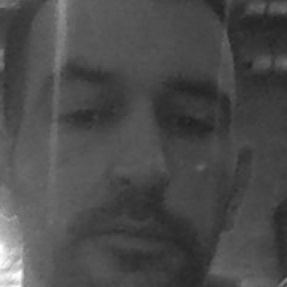
#> input picture dataset/User.1.17.jpg, 287 x 287 px, given in place of the camera
$ python Example.py
#> lines starting #> are read from the running program, lines starting #| are printed output that depends on the picture
#> the answer given: 3
#> the answer given: 3
### easyfid_master.py
import cv2
import numpy as np
from PIL import Image
import os

class FaceRecognizer:
    def __init__(self):
        self.camera_width = 1920
        self.camera_height = 1080
        self.dataset_path = 'dataset'
        self.trainer_path = 'trainer/trainer.yml'
        self.cascade_path = 'haarcascade_frontalface_default.xml'
        self.face_detector = cv2.CascadeClassifier(self.cascade_path)
        self.recognizer = cv2.face.LBPHFaceRecognizer_create()
        self.cam = cv2.VideoCapture(0)
        self.initialize_camera()

    def initialize_camera(self):
        self.cam.set(3, self.camera_width)
        self.cam.set(4, self.camera_height)

    def capture_faces(self, imgs_per_person, n_users):
        # import ipdb; ipdb.set_trace()
#> called with imgs_per_person = 3, n_users = 3
        for user_id in range(n_users):
            input(f'\nUser {user_id+1} press <return> to start capturing images')
            for i in range(imgs_per_person):
                ret, img = self.cam.read()

                gray = cv2.cvtColor(img, cv2.COLOR_BGR2GRAY)
                faces = self.face_detector.detectMultiScale(gray, 1.3, 5)
                for (x, y, w, h) in faces:
                    cv2.rectangle(img, (x, y), (x + w, y + h), (255, 0, 0), 2)
                    cv2.imwrite(f"{self.dataset_path}/User.{user_id+1}.{i}.jpg", gray[y:y + h, x:x + w])
                    cv2.imshow('image', img)
                if cv2.waitKey(100) & 0xff == 27:  # ESC key
                    break
#> this loop made 3 passes
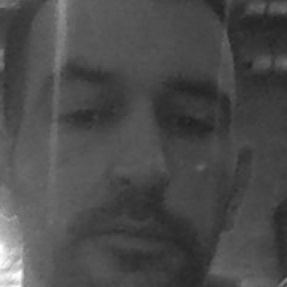
#> input picture dataset/User.1.17.jpg, 287 x 287 px, given in place of the camera
#> img is the input picture: shape (287, 287, 3); min 30, max 255, mean 74.8
        print("\n Finished capturing data.")

    def train_faces(self):
        image_paths = [os.path.join(self.dataset_path, f) for f in os.listdir(self.dataset_path)]
        face_samples, ids = [], []
        for image_path in image_paths:
            pil_img = Image.open(image_path).convert('L')
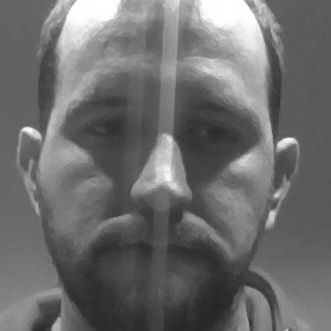
#> input picture dataset/User.1.1.jpg, 331 x 331 px
#> pil_img is the input picture: PIL image 331x331 L; min 38, max 255, mean 108.6
            img_numpy = np.array(pil_img, 'uint8')
            id = int(os.path.split(image_path)[-1].split(".")[1])
            faces = self.face_detector.detectMultiScale(img_numpy)
#> faces = [[7, 17, 303, 303]]
            for (x, y, w, h) in faces:
                face_samples.append(img_numpy[y:y + h, x:x + w])
                ids.append(id)
#> this loop made 1 pass
#> after the loop, face_samples = 1 item; ids = [1]
        print("\n Training faces. It will take a few seconds. Wait ...")
        self.recognizer.train(face_samples, np.array(ids))
#> (the run stopped early here; a loop or call above may not have finished)
